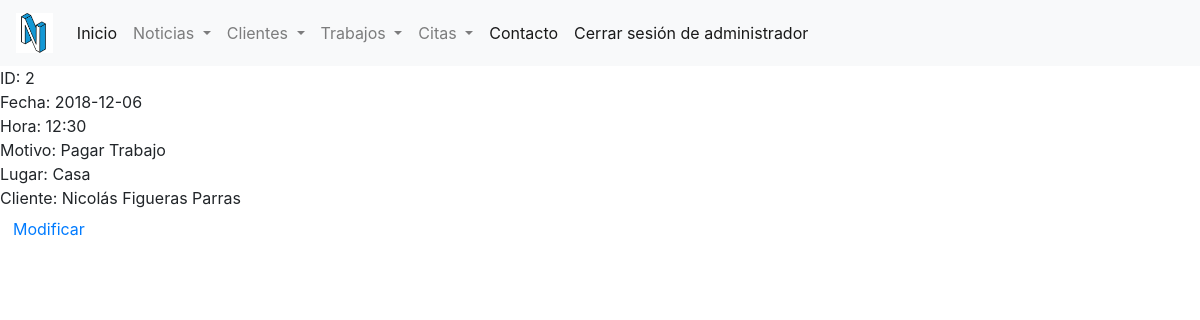
The app's page /Citas/citaDia.php?data=2 (signed in) with its own data.
### tables this page shows
CREATE TABLE `citas` (
  `id` bigint(20) UNSIGNED NOT NULL,
  `fecha` date NOT NULL,
  `hora` varchar(5) NOT NULL,
  `motivo` varchar(200) NOT NULL,
  `lugar` varchar(35) NOT NULL,
  `id_cliente` bigint(20) NOT NULL
);

CREATE TABLE `clientes` (
  `id` bigint(20) UNSIGNED NOT NULL,
  `nombre` varchar(15) NOT NULL,
  `apellidos` varchar(20) NOT NULL,
  `direccion` varchar(50) NOT NULL,
  `telefono1` varchar(9) NOT NULL,
  `telefono2` varchar(9) DEFAULT NULL,
  `nick` varchar(15) NOT NULL,
  `contraseña` varchar(20) NOT NULL
);

### Citas/citaDia.php (the view, shortened to what this page needs)
<!DOCTYPE html>
<html lang="es">
    <head>
    </head>
    <body>
        <?php
            if(isset($_SESSION['user'])){
                if($_SESSION['user']=='admin'){
                    include('../NavBar/navBarAdmin.php');
                }else{
                    include('../NavBar/navBarClient.php');
                }
            }else{
                header("location: ../Acceder/error.php");
            }
        ?>
        <?php
            $db = connectDb();
            $id_cita=$_GET['data'];
            $query=mysqli_query($db, "SELECT * FROM citas WHERE id=$id_cita");
            $datos = mysqli_fetch_array($query, MYSQLI_ASSOC);
            echo "ID: $datos[id]<br>";
            echo "Fecha: $datos[fecha]<br>";
            echo "Hora: $datos[hora]<br>";
            echo "Motivo: $datos[motivo]<br>";
            echo "Lugar: $datos[lugar]<br>";
            $queryClient=mysqli_query($db, "SELECT * FROM clientes WHERE id=$datos[id_cliente]");
            $datosClient=mysqli_fetch_array($queryClient, MYSQLI_ASSOC);
            $nombre="$datosClient[nombre] $datosClient[apellidos]";
            echo "Cliente: $nombre <br>";
            echo "<a href='modificaCita.php?id=$id_cita' class='btn btn-link'>Modificar</a>";
        ?>
    </body>
</html>

### records on screen
citas: id "2", fecha "2018-12-06", hora "12:30", motivo "Pagar Trabajo", lugar "Casa"
clientes: nombre "Nicolás Figueras Parras"
